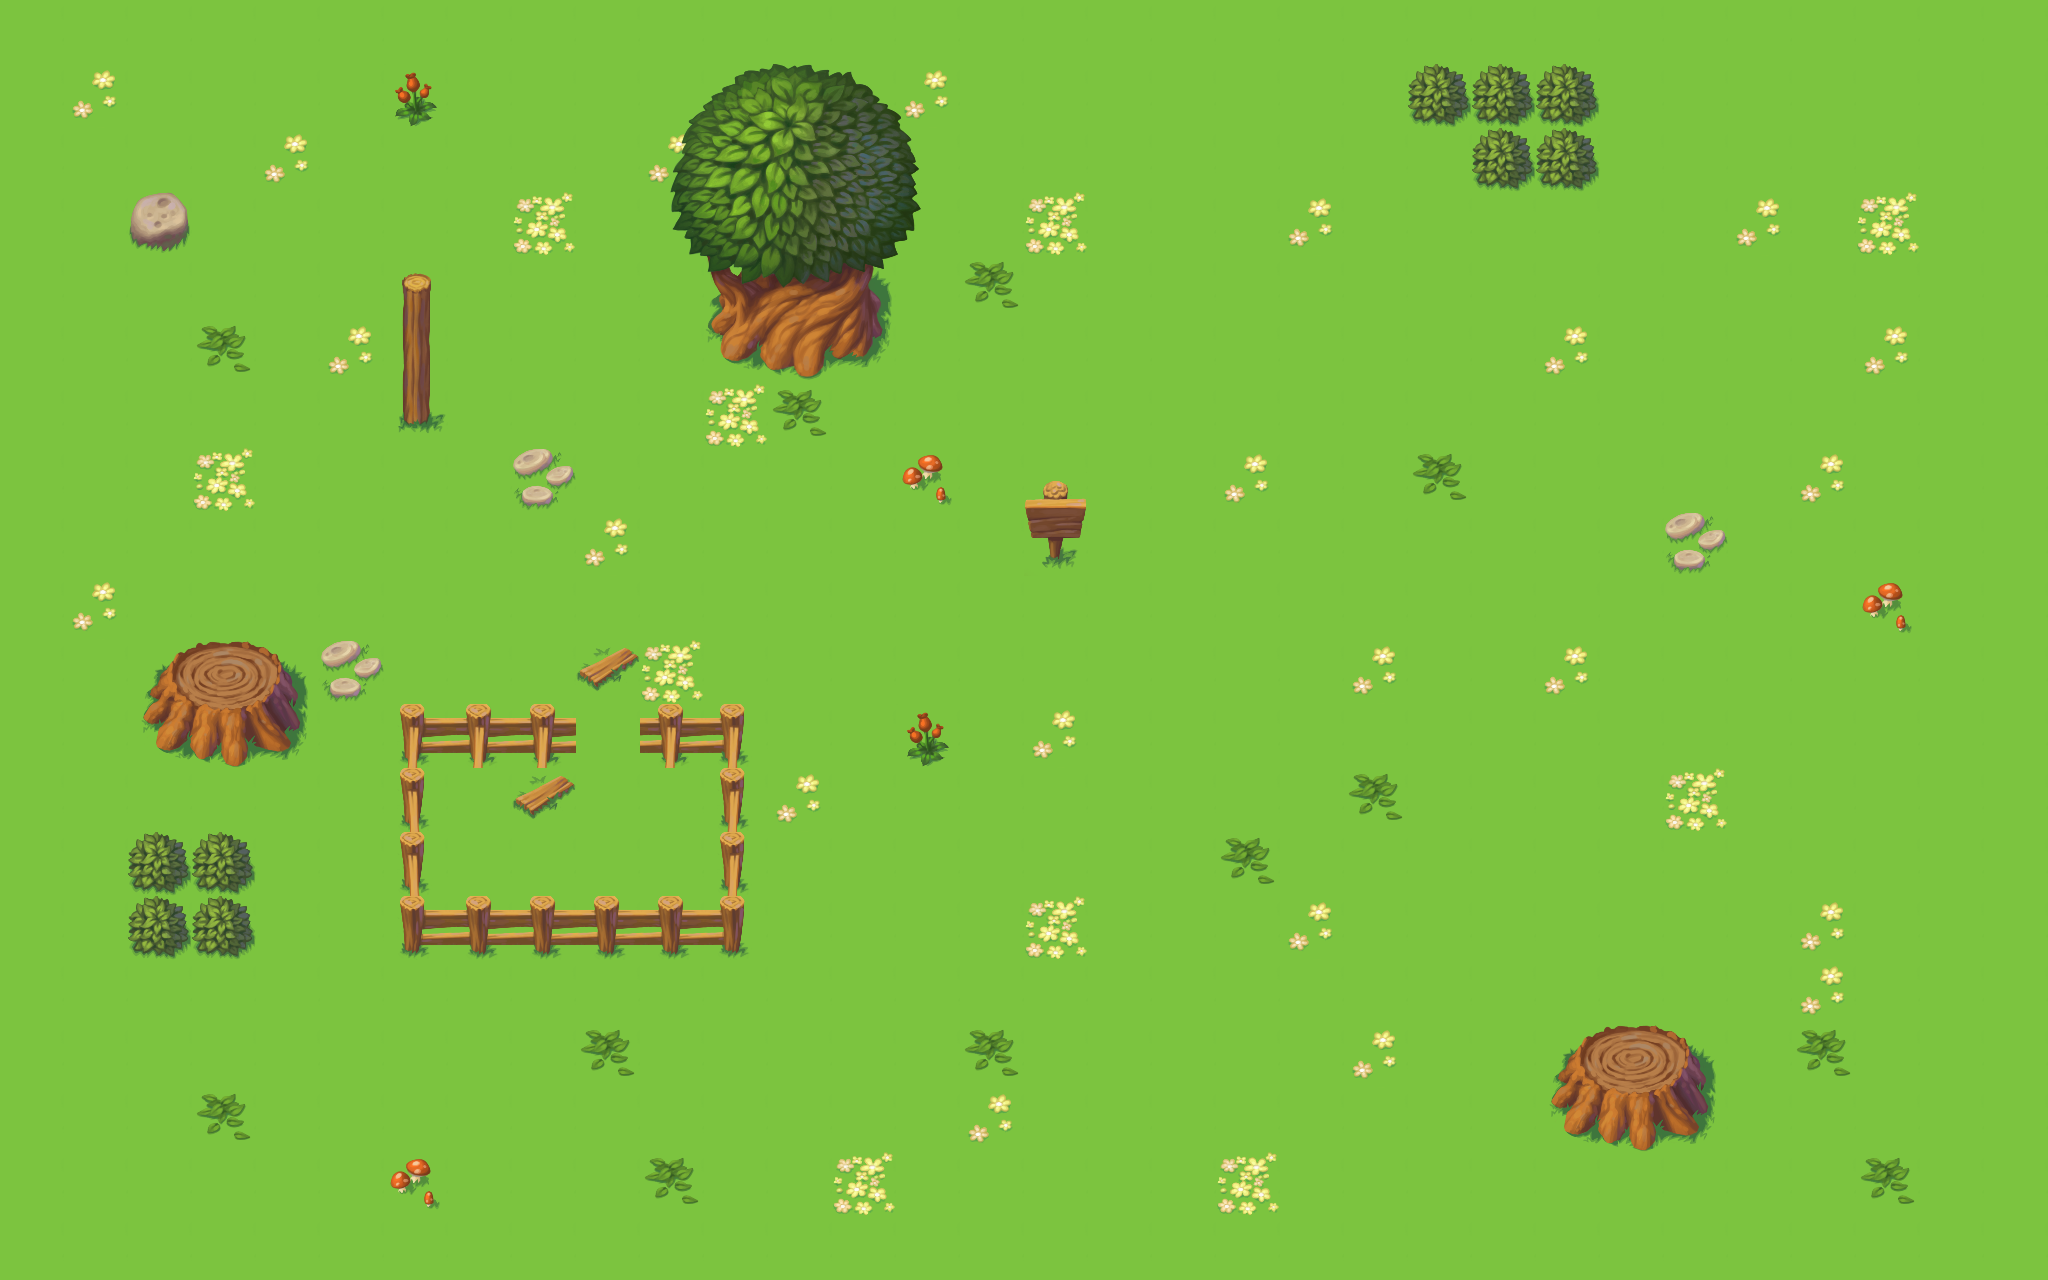

Below is a game level as drawn by its tile map, then a one-line description and the .tmx file that defines it, in full:
An orthogonal 32x20 tile map with 64x64 px tiles, 3 tile layers (background, middleground, foreground), 2 tilesets and 2 objects (npc, player).

<map version="1.2" tiledversion="2019.02.10" orientation="orthogonal" renderorder="right-down" width="32" height="20" tilewidth="64" tileheight="64" infinite="0" nextlayerid="22" nextobjectid="13">
 <tileset firstgid="1" source="grassland.tsx" />
 <tileset firstgid="257" source="animals1.tsx" />
 <layer id="18" name="background" width="32" height="20">
  <data encoding="csv">
18,18,18,18,18,18,18,18,18,18,18,18,18,18,18,18,18,18,18,18,18,18,18,18,18,18,18,18,18,18,18,18,
18,18,18,18,18,18,18,18,18,18,18,18,18,18,18,18,18,18,18,18,18,18,18,18,18,18,18,18,18,18,18,18,
18,18,18,18,18,18,18,18,18,18,18,18,18,18,18,18,18,18,18,18,18,18,18,18,18,18,18,18,18,18,18,18,
18,18,18,18,18,18,18,18,18,18,18,18,18,18,18,18,18,18,18,18,18,18,18,18,18,18,18,18,18,18,18,18,
18,18,18,18,18,18,18,18,18,18,18,18,18,18,18,18,18,18,18,18,18,18,18,18,18,18,18,18,18,18,18,18,
18,18,18,18,18,18,18,18,18,18,18,18,18,18,18,18,18,18,18,18,18,18,18,18,18,18,18,18,18,18,18,18,
18,18,18,18,18,18,18,18,18,18,18,18,18,18,18,18,18,18,18,18,18,18,18,18,18,18,18,18,18,18,18,18,
18,18,18,18,18,18,18,18,18,18,18,18,18,18,18,18,18,18,18,18,18,18,18,18,18,18,18,18,18,18,18,18,
18,18,18,18,18,18,18,18,18,18,18,18,18,18,18,18,18,18,18,18,18,18,18,18,18,18,18,18,18,18,18,18,
18,18,18,18,18,18,18,18,18,18,18,18,18,18,18,18,18,18,18,18,18,18,18,18,18,18,18,18,18,18,18,18,
18,18,18,18,18,18,18,18,18,18,18,18,18,18,18,18,18,18,18,18,18,18,18,18,18,18,18,18,18,18,18,18,
18,18,18,18,18,18,18,18,18,18,18,18,18,18,18,18,18,18,18,18,18,18,18,18,18,18,18,18,18,18,18,18,
18,18,18,18,18,18,18,18,18,18,18,18,18,18,18,18,18,18,18,18,18,18,18,18,18,18,18,18,18,18,18,18,
18,18,18,18,18,18,18,18,18,18,18,18,18,18,18,18,18,18,18,18,18,18,18,18,18,18,18,18,18,18,18,18,
18,18,18,18,18,18,18,18,18,18,18,18,18,18,18,18,18,18,18,18,18,18,18,18,18,18,18,18,18,18,18,18,
18,18,18,18,18,18,18,18,18,18,18,18,18,18,18,18,18,18,18,18,18,18,18,18,18,18,18,18,18,18,18,18,
18,18,18,18,18,18,18,18,18,18,18,18,18,18,18,18,18,18,18,18,18,18,18,18,18,18,18,18,18,18,18,18,
18,18,18,18,18,18,18,18,18,18,18,18,18,18,18,18,18,18,18,18,18,18,18,18,18,18,18,18,18,18,18,18,
18,18,18,18,18,18,18,18,18,18,18,18,18,18,18,18,18,18,18,18,18,18,18,18,18,18,18,18,18,18,18,18,
18,18,18,18,18,18,18,18,18,18,18,18,18,18,18,18,18,18,18,18,18,18,18,18,18,18,18,18,18,18,18,18
</data>
 </layer>
 <layer id="19" name="middleground" width="32" height="20">
  <data encoding="csv">
0,0,0,0,0,0,0,0,0,0,0,0,0,0,0,0,0,0,0,0,0,0,0,0,0,0,0,0,0,0,0,0,
0,132,0,0,0,0,229,0,0,0,0,0,0,0,132,0,0,0,0,0,0,0,116,116,116,0,0,0,0,0,0,0,
0,0,0,0,132,0,0,0,0,0,132,0,0,0,0,0,0,0,0,0,0,0,0,116,116,0,0,0,0,0,0,0,
0,0,115,0,0,0,0,0,131,0,0,0,0,36,0,0,131,0,0,0,132,0,0,0,0,0,0,132,0,131,0,0,
0,0,0,0,0,0,0,0,0,0,0,0,0,0,0,245,0,0,0,0,0,0,0,0,0,0,0,0,0,0,0,0,
0,0,0,245,0,132,0,0,0,0,0,0,0,0,0,0,0,0,0,0,0,0,0,0,132,0,0,0,0,132,0,0,
0,0,0,0,0,0,0,0,0,0,0,131,245,0,0,0,0,0,0,0,0,0,0,0,0,0,0,0,0,0,0,0,
0,0,0,131,0,0,0,0,34,0,0,0,0,0,35,0,0,0,0,132,0,0,245,0,0,0,0,0,132,0,0,0,
0,0,0,0,0,0,0,0,0,132,0,0,0,0,0,0,0,0,0,0,0,0,0,0,0,0,34,0,0,0,0,0,
0,132,0,0,0,0,0,0,0,0,0,0,0,0,0,0,0,0,0,0,0,0,0,0,0,0,0,0,0,35,0,0,
0,0,0,0,0,34,0,0,0,0,131,0,0,0,0,0,0,0,0,0,0,132,0,0,132,0,0,0,0,0,0,0,
0,0,0,0,0,0,0,0,0,0,0,0,0,0,229,0,132,0,0,0,0,0,0,0,0,0,0,0,0,0,0,0,
0,0,0,0,0,0,0,0,0,0,0,0,132,0,0,0,0,0,0,0,0,245,0,0,0,0,131,0,0,0,0,0,
0,0,116,116,0,0,0,0,0,0,0,0,0,0,0,0,0,0,0,245,0,0,0,0,0,0,0,0,0,0,0,0,
0,0,116,116,0,0,0,0,0,0,0,0,0,0,0,0,131,0,0,0,132,0,0,0,0,0,0,0,132,0,0,0,
0,0,0,0,0,0,0,0,0,0,0,0,0,0,0,0,0,0,0,0,0,0,0,0,0,0,0,0,132,0,0,0,
0,0,0,0,0,0,0,0,0,245,0,0,0,0,0,245,0,0,0,0,0,132,0,0,0,0,0,0,245,0,0,0,
0,0,0,245,0,0,0,0,0,0,0,0,0,0,0,132,0,0,0,0,0,0,0,0,0,0,0,0,0,0,0,0,
0,0,0,0,0,0,35,0,0,0,245,0,0,131,0,0,0,0,0,131,0,0,0,0,0,0,0,0,0,245,0,0,
0,0,0,0,0,0,0,0,0,0,0,0,0,0,0,0,0,0,0,0,0,0,0,0,0,0,0,0,0,0,0,0
</data>
 </layer>
 <layer id="20" name="foreground" width="32" height="20">
  <data encoding="csv">
0,0,0,0,0,0,0,0,0,0,0,0,0,0,0,0,0,0,0,0,0,0,0,0,0,0,0,0,0,0,0,0,
0,0,0,0,0,0,0,0,0,0,177,178,179,180,181,0,0,0,0,0,0,0,0,0,0,0,0,0,0,0,0,0,
0,0,0,0,0,0,0,0,0,0,193,194,195,196,197,0,0,0,0,0,0,0,0,0,0,0,0,0,0,0,0,0,
0,0,0,0,0,0,0,0,0,0,209,210,211,212,213,0,0,0,0,0,0,0,0,0,0,0,0,0,0,0,0,0,
0,0,0,0,0,0,77,0,0,0,0,226,227,228,0,0,0,0,0,0,0,0,0,0,0,0,0,0,0,0,0,0,
0,0,0,0,0,0,93,0,0,0,0,242,243,244,0,0,0,0,0,0,0,0,0,0,0,0,0,0,0,0,0,0,
0,0,0,0,0,0,109,0,0,0,0,0,0,0,0,0,0,0,0,0,0,0,0,0,0,0,0,0,0,0,0,0,
0,0,0,0,0,0,0,0,0,0,0,0,0,0,0,0,90,0,0,0,0,0,0,0,0,0,0,0,0,0,0,0,
0,0,0,0,0,0,0,0,0,0,0,0,0,0,0,0,106,0,0,0,0,0,0,0,0,0,0,0,0,0,0,0,
0,0,0,0,0,0,0,0,0,0,0,0,0,0,0,0,0,0,0,0,0,0,0,0,0,0,0,0,0,0,0,0,
0,0,230,231,232,0,0,0,0,63,0,0,0,0,0,0,0,0,0,0,0,0,0,0,0,0,0,0,0,0,0,0,
0,0,246,247,248,0,78,47,47,0,47,80,0,0,0,0,0,0,0,0,0,0,0,0,0,0,0,0,0,0,0,0,
0,0,0,0,0,0,94,0,63,0,0,96,0,0,0,0,0,0,0,0,0,0,0,0,0,0,0,0,0,0,0,0,
0,0,0,0,0,0,94,0,0,0,0,96,0,0,0,0,0,0,0,0,0,0,0,0,0,0,0,0,0,0,0,0,
0,0,0,0,0,0,110,111,111,111,111,112,0,0,0,0,0,0,0,0,0,0,0,0,0,0,0,0,0,0,0,0,
0,0,0,0,0,0,0,0,0,0,0,0,0,0,0,0,0,0,0,0,0,0,0,0,0,0,0,0,0,0,0,0,
0,0,0,0,0,0,0,0,0,0,0,0,0,0,0,0,0,0,0,0,0,0,0,0,230,231,232,0,0,0,0,0,
0,0,0,0,0,0,0,0,0,0,0,0,0,0,0,0,0,0,0,0,0,0,0,0,246,247,248,0,0,0,0,0,
0,0,0,0,0,0,0,0,0,0,0,0,0,0,0,0,0,0,0,0,0,0,0,0,0,0,0,0,0,0,0,0,
0,0,0,0,0,0,0,0,0,0,0,0,0,0,0,0,0,0,0,0,0,0,0,0,0,0,0,0,0,0,0,0
</data>
 </layer>
 <objectgroup id="17" name="npc">
  <object id="12" template="npc.tx" name="npc" type="npc" x="448" y="320" />
 </objectgroup>
 <objectgroup id="21" name="player">
  <object id="10" template="npc.tx" name="player" type="player" x="640" y="576" />
 </objectgroup>
</map>
